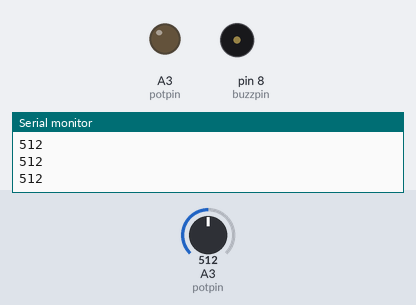
The sketch below on a simulated Arduino Uno, built with avr-gcc and run on an emulated ATmega328P. Parts: output pins drawn as LEDs (lit = HIGH), buzzer (waves = sounding, pin HIGH), the last lines printed to the serial monitor. The inputs (shaded band) are chosen by the test bench; at power-on: A3 (potpin) = 512.

Above: at 1.2 s.
1.3 s: A3 (potpin) set to 986
2.8 s: A3 (potpin) set to 1013
At 3.4 s:
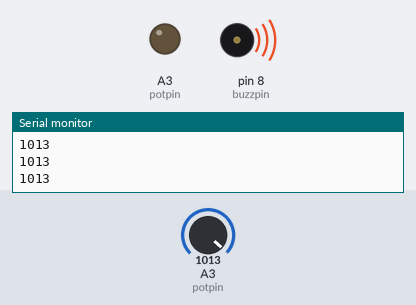
4.3 s: A3 (potpin) set to 990
At 5.5 s:
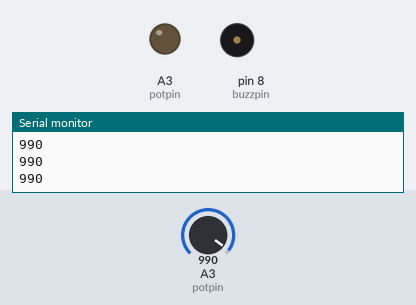
5.8 s: A3 (potpin) set to 1010
At 6.9 s:
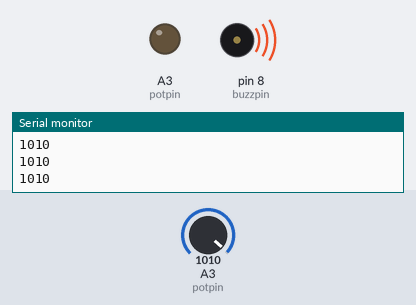
Timing chart, 0 to 8.3 s (numbered marks = the images above; inputs shaded):
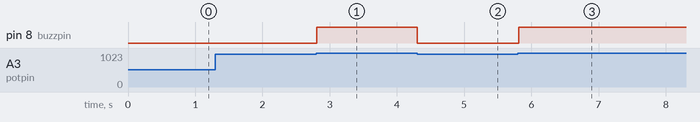

The sketch:

BareMinimum.ino
```cpp
int potval;
int buzzpin=8;
int potpin=A3;
void setup() {
  // put your setup code here, to run once:
  Serial.begin(9600);
  pinMode(buzzpin,OUTPUT);
  pinMode(potpin,OUTPUT);
}

void loop() {
potval=analogRead(potpin);
Serial.println(potval);
while (potval>1000){
  digitalWrite(buzzpin,HIGH);
  potval= analogRead(potpin);
  Serial.println(potval);
}
digitalWrite(buzzpin,LOW);
}
// --------------------------------------------------------------------------------------------
// ye simple active buzzzer hain bass 5v volt dedo kam kar dega baki coding se manipulate karna aur iske alag tone bhi banna sakte ho delay time change kar kar ke apni tune banao
// ----------------------------------------------------------------------------------------------------------/
// C++ code
//
// int mynumb;
// int myvoltpin=A0;
// int buzzpin=8;
// String msg="Please enter the number";
// int dt = 2000;
//  int readval;
// void setup()
// {

//   Serial.begin(9600);
//   pinMode(buzzpin, OUTPUT);
// }

// void loop()
// {
//  // Serial.println(msg);
// //  while (Serial.available()==0){}
// //  mynumb=Serial.parseInt();
//    readval=analogRead(myvoltpin);
//      // if(mynumb<10){
//    // digitalWrite(buzzpin,HIGH);
//    // delay(dt);
//    //  digitalWrite(buzzpin,LOW);
//   //  delay(dt);
//   //}//
//     if(readval<1000){
//     digitalWrite(buzzpin,HIGH);
//   }
// }
```

Measured:
- the behaviour switches between 1000 and 1001 on A3 (potpin) (found by bisection; images 0 and 1)
- after the input at 2.8 s, pin 8 (buzzpin): LOW → HIGH at once
- after the input at 4.3 s, pin 8 (buzzpin): HIGH → LOW at once
- after the input at 5.8 s, pin 8 (buzzpin): LOW → HIGH at once
